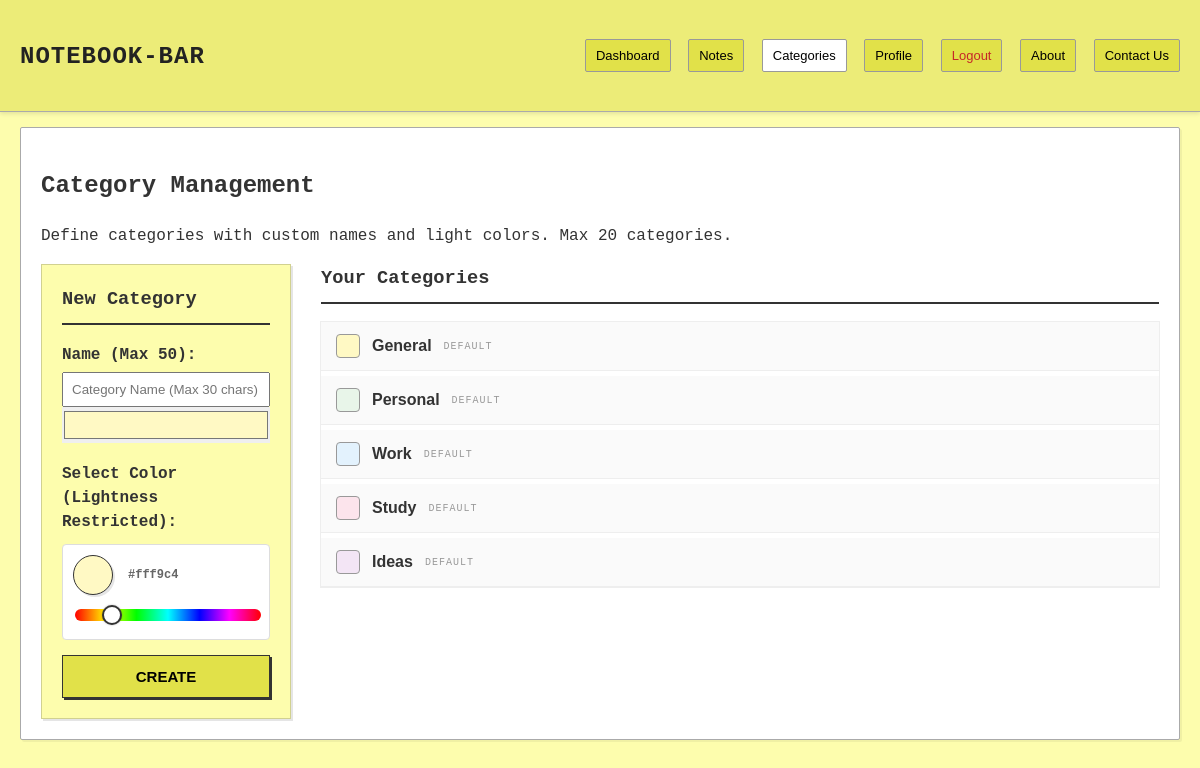
Before: /categories.php (signed in) with the older database file.
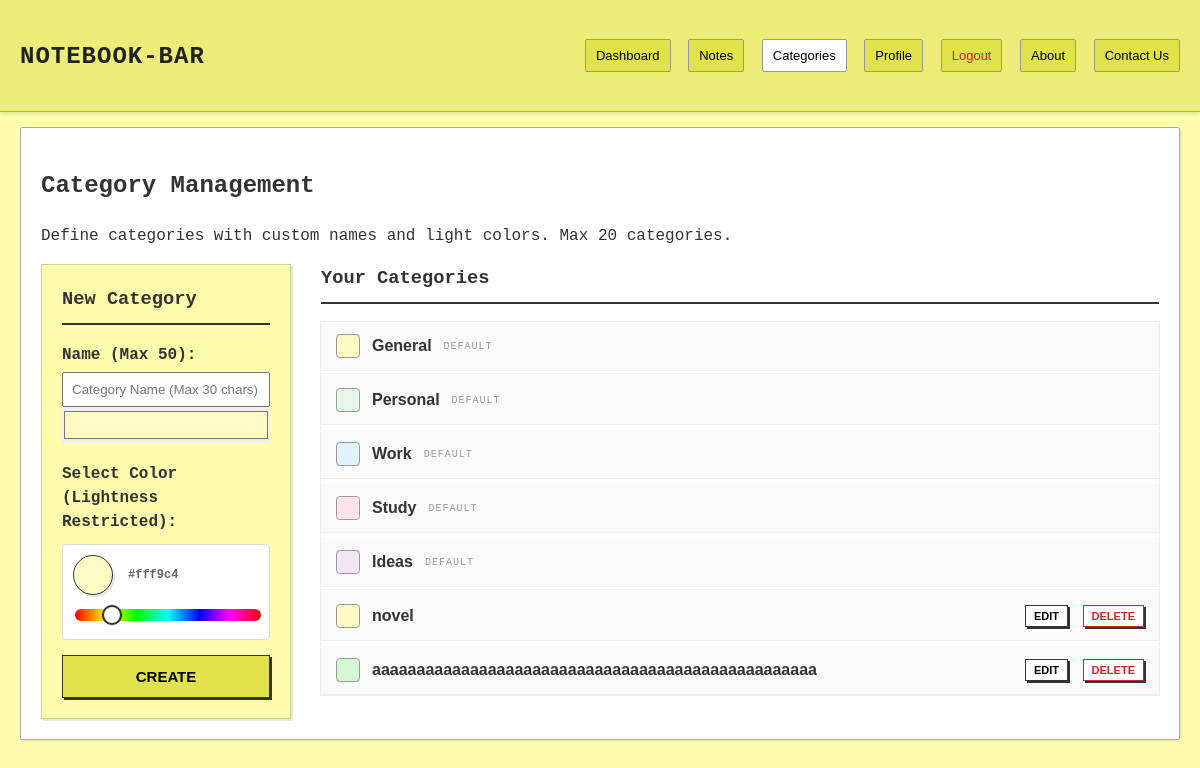
After: the same page with the newer database file.
### tables this page shows
CREATE TABLE `categories` (
  `id` int(11) NOT NULL,
  `user_id` int(11) DEFAULT 0,
  `name` varchar(100) NOT NULL,
  `color` varchar(50) DEFAULT '#ffffff'
);

### includes/data_access.php (called while the page is built, shortened)
<?php
require_once 'db.php';
function is_logged_in()
{
    return isset($_SESSION['user_id']) && $_SESSION['user_id'] > 0;
}
function get_current_user_id()
{
    return isset($_SESSION['user_id']) ? $_SESSION['user_id'] : 0;
}
function get_categories()
{
    global $conn;
    $uid = get_current_user_id();
    $categories = [];
    if (is_logged_in()) {
        $sql = "SELECT * FROM categories WHERE user_id = 0 OR user_id = $uid ORDER BY user_id ASC, id ASC";
        $result = mysqli_query($conn, $sql);
        while ($row = mysqli_fetch_assoc($result)) {
            $categories[] = $row;
        }
    }
    return $categories;
}
?>

### categories.php (the view, shortened to what the changed rows need)
<?php
include 'includes/data_access.php';
$categories = get_categories();
?>
<!DOCTYPE html>
<html lang="en">
<head>
    <link rel="stylesheet" href="css/style.css?v=<?php echo time(); ?>">
</head>
<body>
    <header>
        <div class="header-inner">
            <h1><a href="dashboard.php">Notebook-BAR</a></h1>
        </div>
    </header>
    <div class="container">
        <div class="dashboard-section">
            <h2>Category Management</h2>
            <div class="dashboard-grid-layout">
                <div class="dashboard-main">
                    <div style="background: #fff; outline: 1px solid #eee;">
                        <?php
                        foreach ($categories as $index => $c):
                            $cid = $c['id'];
                            $cname = htmlspecialchars($c['name']);
                            $ccolor = htmlspecialchars($c['color']);
                            $is_default = (is_numeric($cid) && $cid <= 5);
                            ?>
                            <div class="category-item-container">
                                <div class="category-row" id="row-<?php echo $cid; ?>">
                                    <div class="cat-info">
                                        <div class="cat-badge" style="background-color: <?php echo $ccolor; ?>;"></div>
                                        <span style="font-weight: bold; font-family: Arial, sans-serif;">
                                            <?php echo $cname; ?>
                                        </span>
                                        <?php if ($is_default): ?>
                                            <span
                                                style="font-size: 10px; color: #999; text-transform: uppercase; letter-spacing: 1px;">Default</span>
                                        <?php endif; ?>
                                    </div>
                                    <?php if (!$is_default): ?>
                                        <div class="cat-actions">
                                            <button type="button" class="btn btn-sm"
                                                onclick="toggleEdit('<?php echo $cid; ?>')">Edit</button>
                                            <form method="post" style="display: inline;"
                                                onsubmit="return confirm('Delete \'<?php echo $cname; ?>\'? Notes in this category will move to General.');">
                                                <button type="submit" class="btn btn-sm"
                                                    style="color: #c62828; border-color: #c62828;">Delete</button>
                                            </form>
                                        </div>
                                    <?php endif; ?>
                                </div>
                            </div>
                        <?php endforeach; ?>
                    </div>
                </div>
            </div>
        </div>
    </div>
</body>
</html>

Changed rows visible on the page:
added categories: name "novel"
added categories: name "aaaaaaaaaaaaaaaaaaaaaaaaaaaaaaaaaaaaaaaaaaaaaaaaaa"
